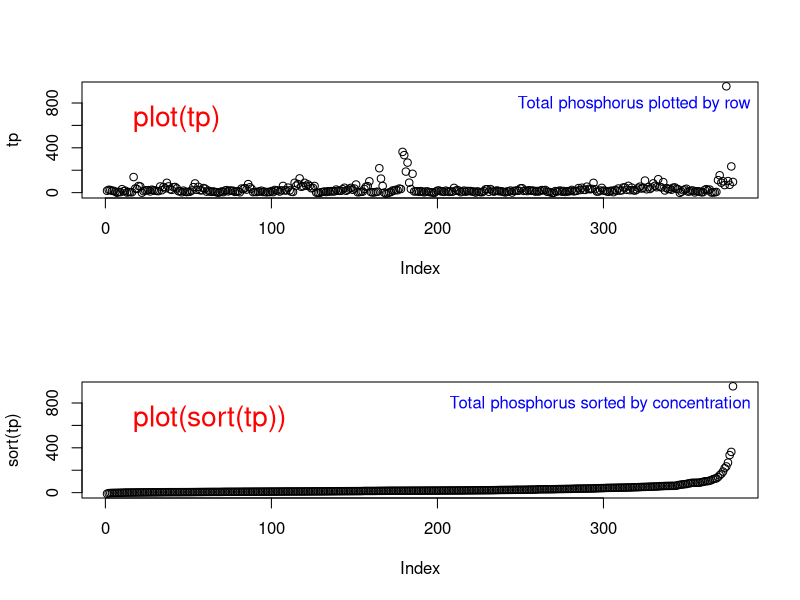
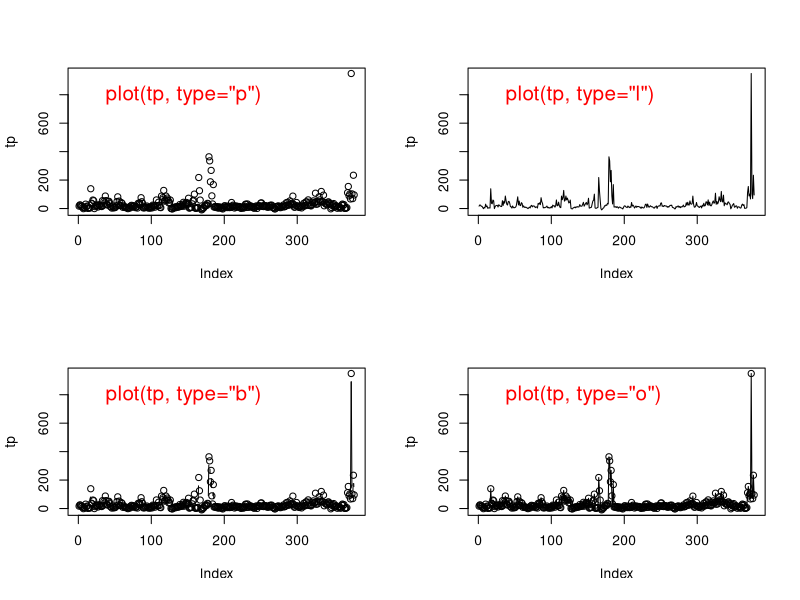
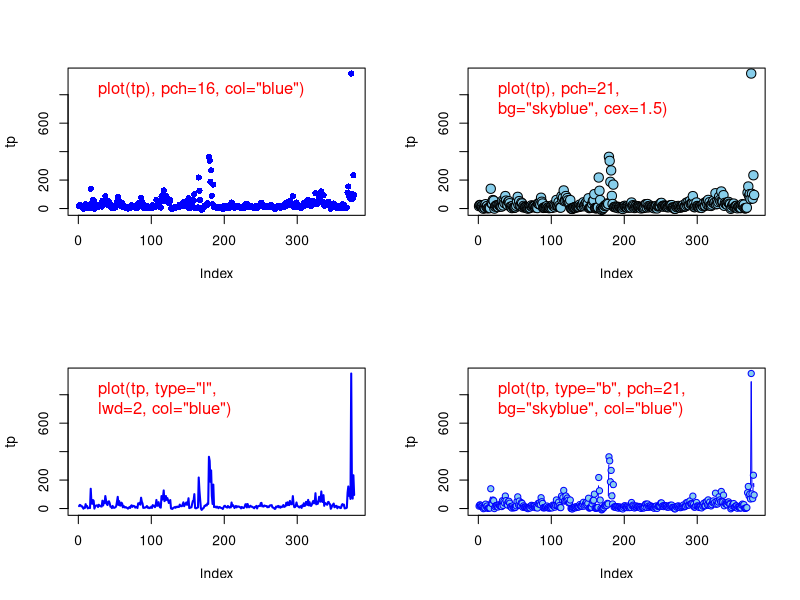
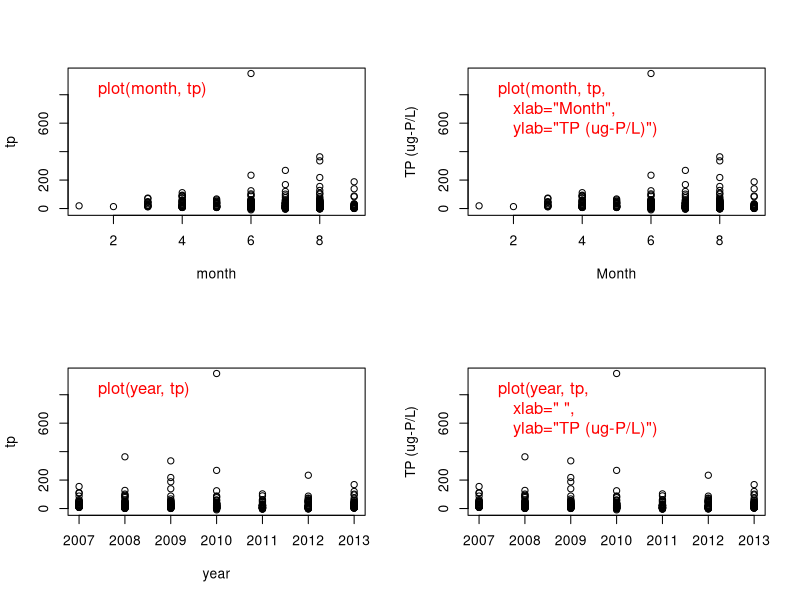
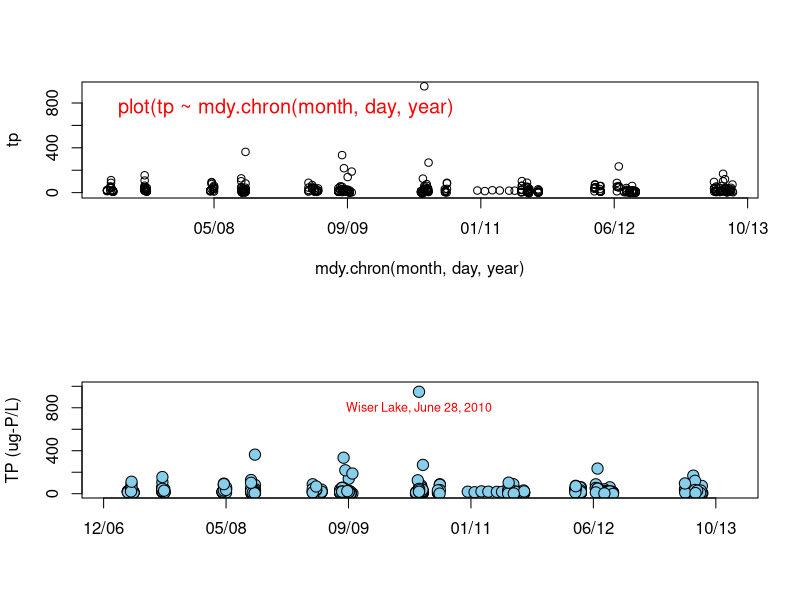
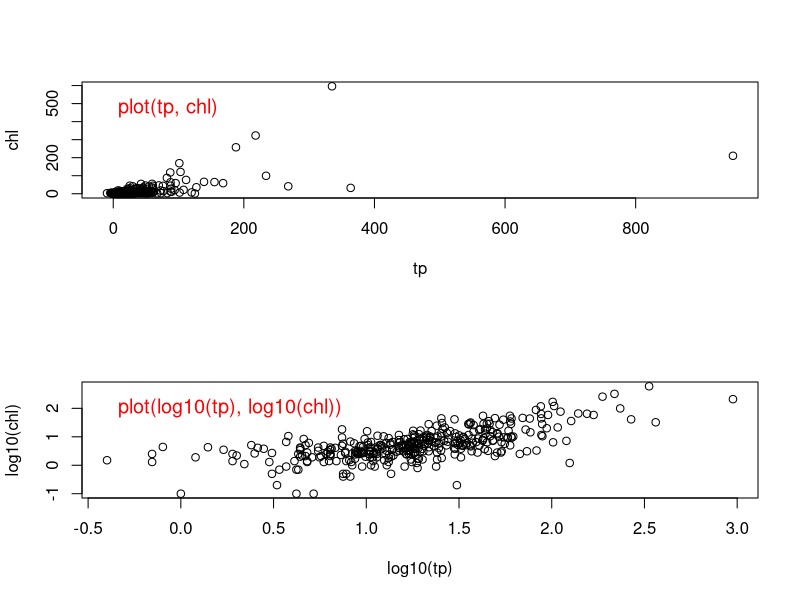
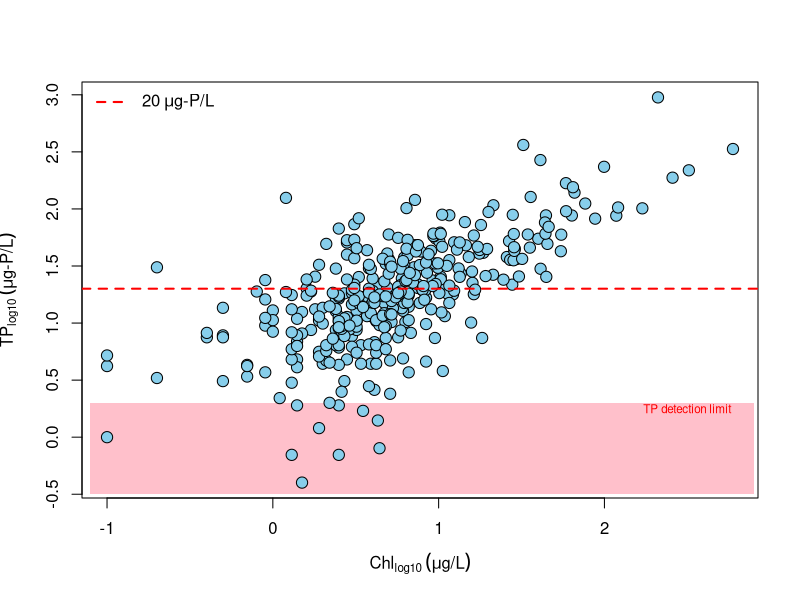

Write R code to recreate these figures, in order.
lakes = read.table("lakes.csv", T, sep=",")
attach(lakes)

#### Fig1
op=par(mfrow=c(2,1))
plot(tp)
legend(x="topleft", "plot(tp)", bty="n", cex=1.7, text.col="red")
legend(x="topright", "Total phosphorus plotted by row", bty="n", cex=1, text.col="blue")

plot(sort(tp))
legend(x="topleft", "plot(sort(tp))", bty="n", cex=1.7, text.col="red")
legend(x="topright", 
       "Total phosphorus sorted by concentration", bty="n", cex=1, text.col="blue")
par(op)
dev.print(postscript, "tp1.ps", horizontal=F, paper="letter")


#### Fig2 - lines/points/overplot/both
#op=par(mfrow=c(2,2), mai=c(0.4,0.4,0.4,0.4))  # drops axis labels
op=par(mfrow=c(2,2))

plot(tp, type="p")
legend(x="topleft", "plot(tp, type=\"p\")", bty="n", cex=1.5, text.col="red")
plot(tp, type="l")
legend(x="topleft", "plot(tp, type=\"l\")", bty="n", cex=1.5, text.col="red")
plot(tp, type="b")
legend(x="topleft", "plot(tp, type=\"b\")", bty="n", cex=1.5, text.col="red")
plot(tp, type="o")
legend(x="topleft", "plot(tp, type=\"o\")", bty="n", cex=1.5, text.col="red")
par(op)
dev.print(postscript, "tp2.ps", horizontal=F, paper="letter")


#### Fig3 - characters, line width, simple color
op=par(mfrow=c(2,2))
plot(tp, type="p", pch=16, col="blue")
legend(x="topleft", "plot(tp), pch=16, col=\"blue\")",
       bty="n", cex=1.2, text.col="red")

plot(tp, type="p", pch=21, bg="skyblue", cex=1.5)
legend(x="topleft", c("plot(tp), pch=21,", "bg=\"skyblue\", cex=1.5)"),
       bty="n", cex=1.2, text.col="red")

plot(tp, type="l", lwd=2, col="blue")
legend(x="topleft", c("plot(tp, type=\"l\",", "lwd=2, col=\"blue\")"), 
       bty="n", cex=1.2, text.col="red")

plot(tp, type="b", pch=21, bg="skyblue", col="blue")
legend(x="topleft", 
       c("plot(tp, type=\"b\", pch=21,", "bg=\"skyblue\", col=\"blue\")"),
       bty="n", cex=1.2, text.col="red")

dev.print(postscript, "tp3.ps", horizontal=F, paper="letter")


#### Fig4 - month/year
op=par(mfrow=c(2,2))
plot(month, tp)
legend(x="topleft", "plot(month, tp)",
       bty="n", cex=1.2, text.col="red")
plot(month, tp, xlab="Month", ylab="TP (ug-P/L)")
legend(x="topleft", 
       c("plot(month, tp,",
         "   xlab=\"Month\",",
         "   ylab=\"TP (ug-P/L)\")"),
       bty="n", cex=1.2, text.col="red")
plot(year, tp)
legend(x="topleft", "plot(year, tp)",
       bty="n", cex=1.2, text.col="red")
plot(year, tp, xlab=" ", ylab="TP (ug-P/L)")
legend(x="topleft", 
       c("plot(year, tp,",
         "   xlab=\" \",",
         "   ylab=\"TP (ug-P/L)\")"),
       bty="n", cex=1.2, text.col="red")
dev.print(postscript, "tp4.ps", horizontal=F, paper="letter")


### Fig5 - simple/advanced chron plots
op=par(mfrow=c(2,1))
library(chron)

mdy.chron <- function(month, day, year) {
  chron(dates.=paste(month, day, year, sep="/"))
}

### simple chron plot
plot(tp ~ mdy.chron(month, day, year))
legend(x="topleft", "plot(tp ~ mdy.chron(month, day, year)",
       bty="n", cex=1.2, text.col="red")

xdates = c(mdy.chron(1,1,2007), mdy.chron(12, 31, 2013))

plot(tp ~ mdy.chron(month, day, year),
     xlim=xdates,
     xlab=" ",
     ylim=c(0, 1000),
     ylab="TP (ug-P/L)",
     pch=21, bg="skyblue", cex=1.5)

text(x=mdy.chron(6,28,2010), y=800, "Wiser Lake, June 28, 2010",
     cex=0.75, col="red")
dev.print(postscript, "tp5.ps", horizontal=F, paper="letter")


### Fig6 - two variables (tp, chl) +/- log10 transformations
op=par(mfrow=c(2,1))
plot(tp, chl)
legend(x="topleft", "plot(tp, chl)",
       bty="n", cex=1.2, text.col="red")
plot(log10(tp), log10(chl))
legend(x="topleft", "plot(log10(tp), log10(chl))",
       bty="n", cex=1.2, text.col="red")
dev.print(postscript, "tp6.ps", horizontal=F, paper="letter")


### Fig7 - legends, text, points, lines, polygons
op=par(mfrow=c(1,1))

##### Step #1: create an empty plot (type="n"); 
#####          this will let us place the polygon layer beneath the data
plot(log10(chl), log10(tp), type="n",
     xlab=expression(paste("Chl"[log10] ~ (mu * "g/L"))),
     ylab=expression(paste("TP"[log10] ~ (mu * "g-P/L"))))

##### Step #2: draw a shaded, borderless rectangle showing tp detection limit
rect(xleft=-1.1, ybottom=-0.5, xright=2.9, ytop=log10(2), col="pink", border=NA)

##### Step #3: add the chlorophyll and total phosphorus data using points
points(log10(chl), log10(tp),
     pch=21, bg="skyblue", cex=1.5)

##### Step #4: add a horizontal line at the tp "action" level (20 ug/L)
abline(h=log10(20), lty=2, lwd=2, col="red")

##### Step #5: use text and legend to annotate the figure;
#####          paste and expression are used to add math symbols and subscripts
text(x=2.5, y=0.25, "TP detection limit", cex=0.7, col="red")
legend(x="topleft", expression("20" * ~ mu * "g-P/L"),
       lty=2, lwd=2, col="red", bty="n")

dev.print(postscript, "tp7.ps", horizontal=F, paper="letter")
